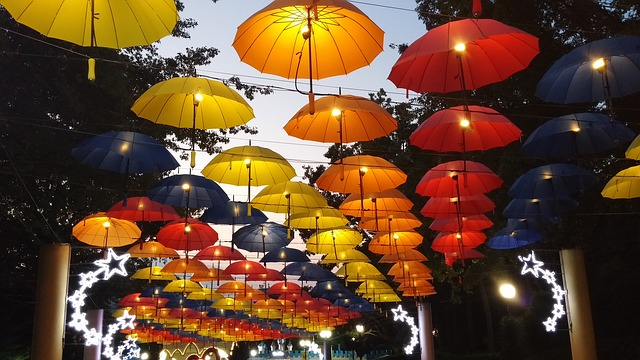
#> input picture assignment1/images/umbrellas.jpg, 640 x 360 px
$ python 01_basic_image_processing.py
#> lines starting #> are read from the running program, lines starting #| are printed output that depends on the picture
#!/usr/bin/env python
# coding: utf-8

# In[9]:


import numpy as np
import cv2
from matplotlib import pyplot as plt


# ### A) show image

# In[10]:


I = cv2.imread('images/umbrellas.jpg')
#> I is the input picture: shape (360, 640, 3); mean B, G, R 47.4, 72.9, 105.2
I = cv2.cvtColor(I, cv2.COLOR_BGR2RGB)
plt.imshow(I)
plt.show()


# ### B) convert to grayscale

# In[11]:


# i_gray = cv2.cvtColor(I, code=cv2.COLOR_BGR2GRAY)
float_I = I.astype(float)
grayscale_I = (float_I[:, :, 0] + float_I[:, :, 1] + float_I[:, :, 2]) / 3
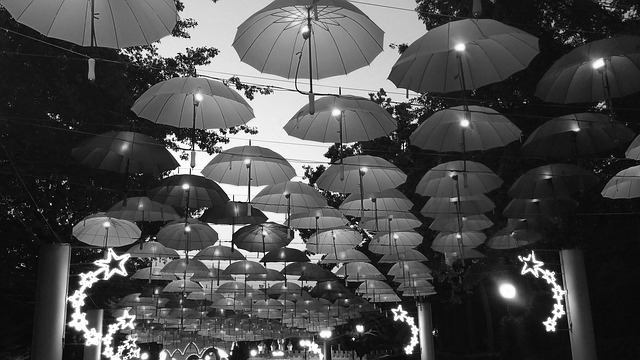
#> grayscale_I: shape (360, 640) float64; min 0, max 255, mean 75.2
plt.imshow(grayscale_I, cmap='gray')
plt.show()


# ### C) show only part of picture

# In[12]:


cutout=I[130:260, 240:450, 1]
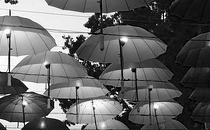
#> cutout: shape (130, 210); min 0, max 255, mean 99.7
plt.imshow(cutout, cmap='gray')
plt.show()


# Question: Why would you use different color maps?
#
# The pyplot library is not only for pictures but also for other graphs. There can be useful to show results in other color map. Also, we can show only red part of picture, then it will be also better use different colormap.

# ### D) inverting part of image

# In[13]:


def invert_image_part(src, start, end):
#> called with start = (120, 240), end = (260, 450)
    src_copy = np.copy(src)
    for y in range(start[0], end[0]+1):
        for x in range(start[1], end[1]+1):
            for channel in range(3):
                src_copy[y,x,channel] = 255 - src[y,x,channel]
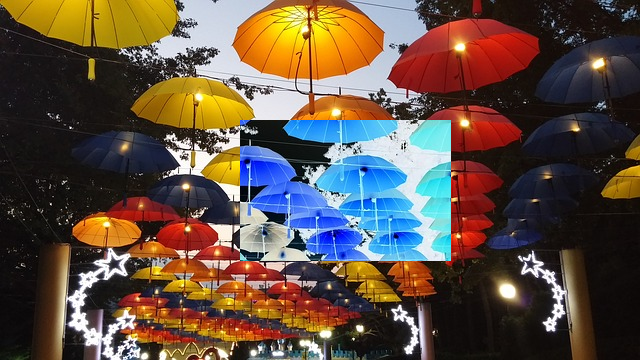
#> src_copy: shape (360, 640, 3); mean R, G, B 97.4, 80.1, 68
    return src_copy

inverted_I = invert_image_part(I,(120,240), (260,450))

plt.subplot(1,2,1)
plt.imshow(I)
plt.subplot(1,2,2)
plt.imshow(inverted_I)
plt.show()
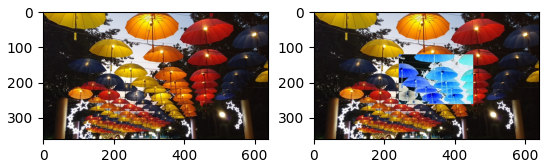
#> figure drawn by matplotlib, 2 panels


# Question: How is inverting a grayscale value defined for uint8?
#
# Don't understand the question. I think it is also 255 - ((r+g+b)/3)

# ### E) reducing grayscale level

# In[14]:


gray_I = cv2.cvtColor(I, code=cv2.COLOR_BGR2GRAY)
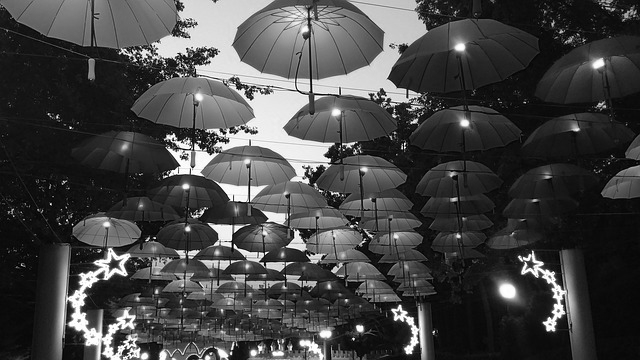
#> gray_I: shape (360, 640); min 0, max 255, mean 69
gray_I = gray_I.astype(float)
gray_I *= 63/255.0
gray_I = gray_I.astype('uint8')
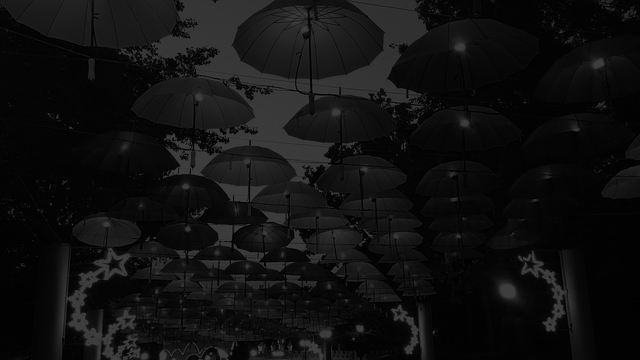
#> gray_I: shape (360, 640); min 0, max 63, mean 16.5

plt.subplot(1,2,1)
plt.imshow(grayscale_I, cmap='gray')
plt.subplot(1,2,2)
plt.imshow(gray_I, cmap='gray', vmax=255)
plt.show()

$ run again, with assignment1/images/bird.jpg copied over assignment1/images/umbrellas.jpg
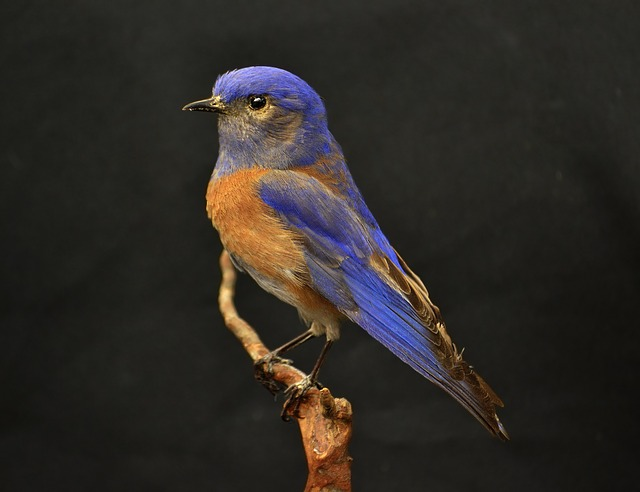
#> input picture assignment1/images/bird.jpg, 640 x 492 px
#> I is the input picture: shape (492, 640, 3); mean B, G, R 37.6, 42.1, 46.1
#> after the loop in invert_image_part, `for y in range(start[0], end[0]+1):`:
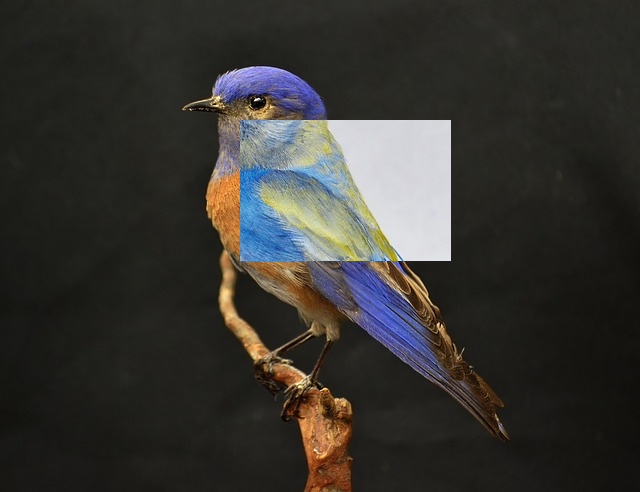
#> src_copy: shape (492, 640, 3); mean R, G, B 54.3, 52.8, 48.7
#> `gray_I = gray_I.astype('uint8')`:
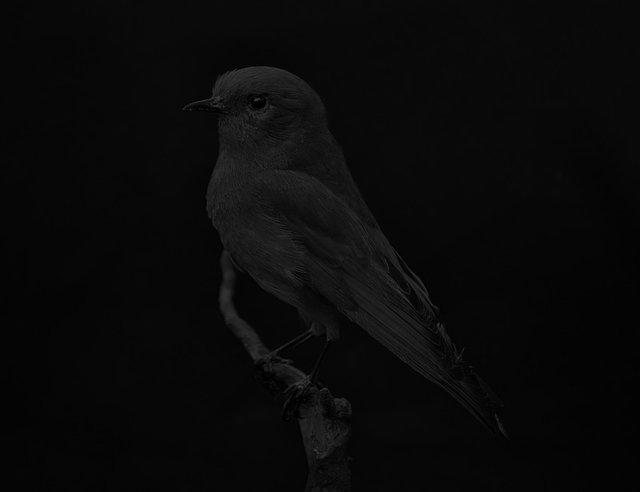
#> gray_I: shape (492, 640); min 0, max 62, mean 9.7
